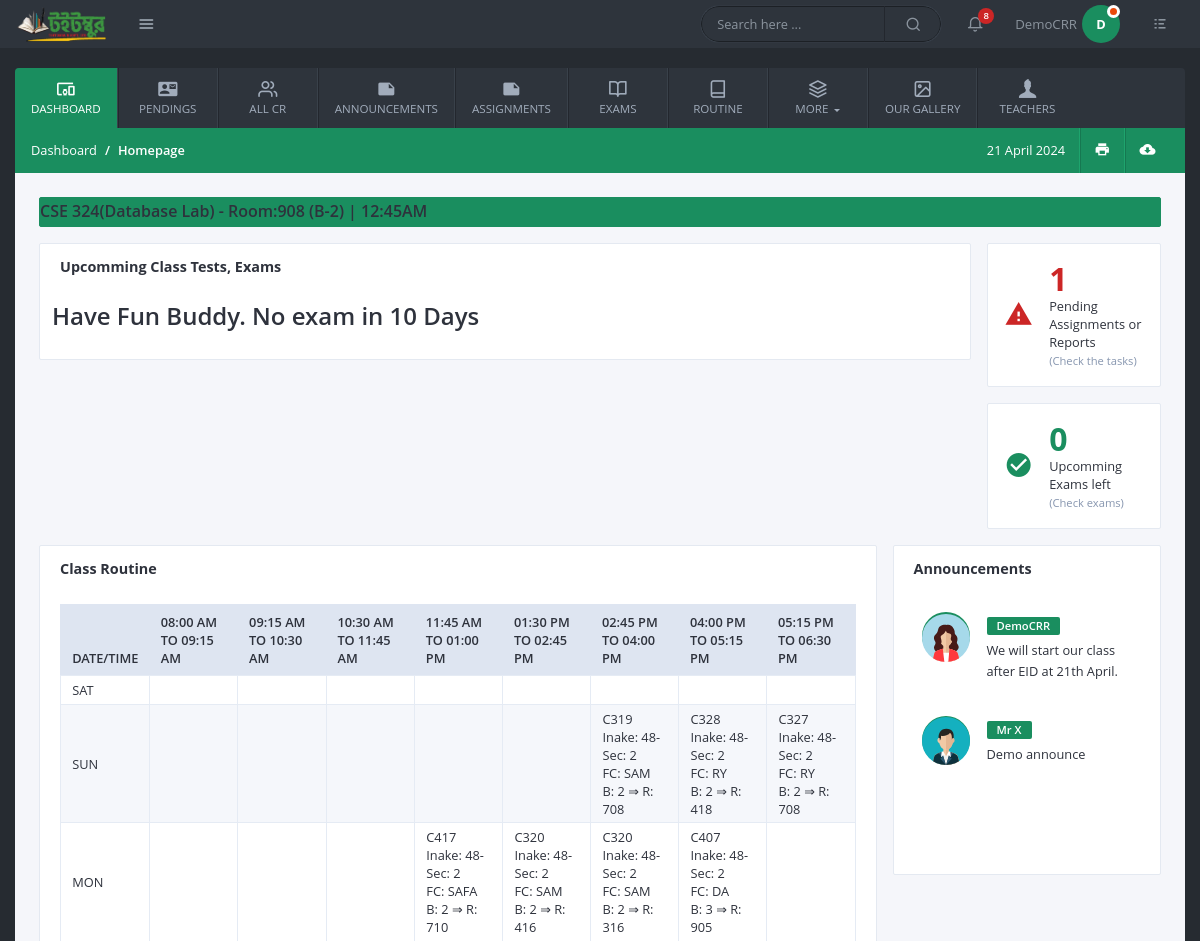
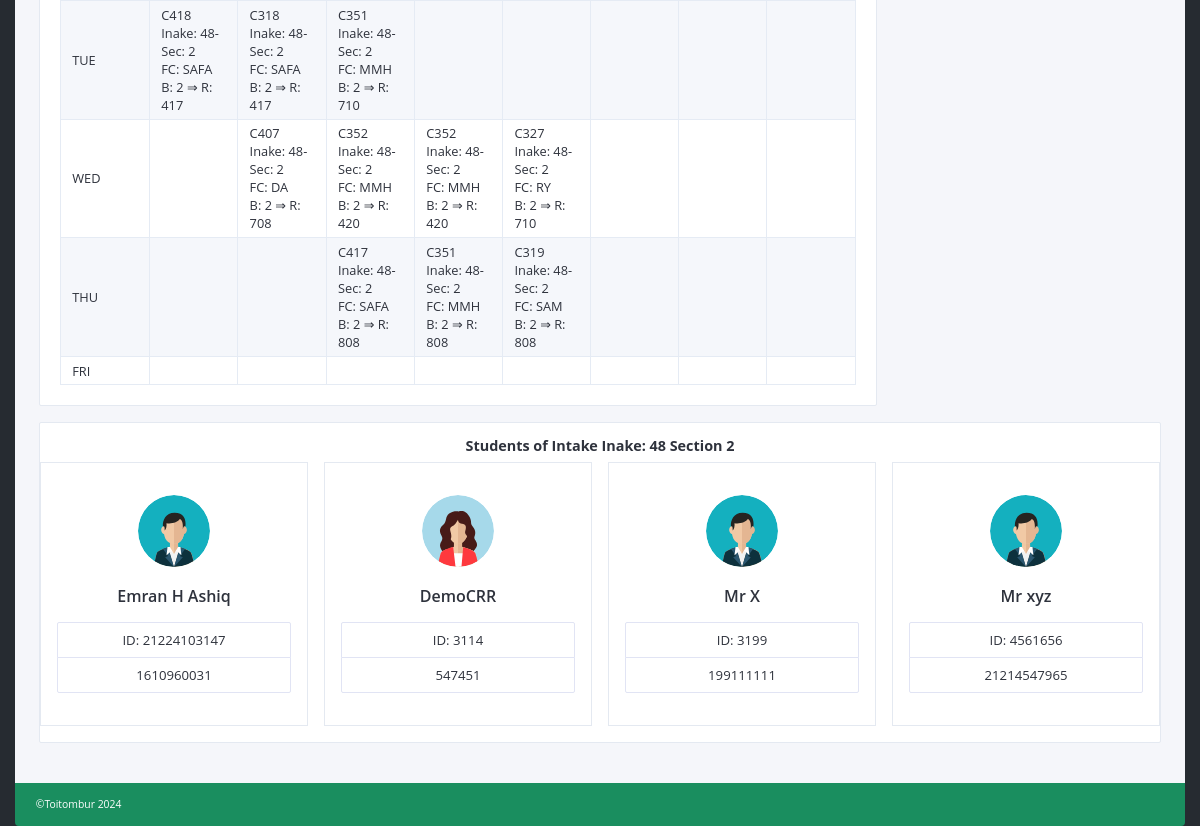
The app's page / (signed in) with its own data (2 pictures, top to bottom).
### users/models.py (models this page shows, shortened)
class User(AbstractBaseUser, PermissionsMixin):
    email = models. EmailField (unique=True, null=False)
    is_staff = models.BooleanField(
        gettext_lazy('I am staff'),
        default=False,
    help_text = gettext_lazy('If the user is admin stuff of this site then can see admin panel')
    )
    is_active = models.BooleanField(
        gettext_lazy('account active'),
        default=True,
        help_text=gettext_lazy('A user should be treated as active. Admin can unselect this instead of deleting accounts')
    )
    ROLE_CHOICES = (
        ('admin', 'admin'),
        ('student', 'student'),
        ('teacher', 'teacher'),
        ('cr', 'cr'),
    )
    role = models.CharField(
        max_length=20,
        choices=ROLE_CHOICES,
        default='admin',
    )
    USERNAME_FIELD = 'email'
    objects = MyCustomManager()

class CommonBaseModel(models.Model):
    uid = models.UUIDField(primary_key=True, default= uuid.uuid4, editable=False)
    created_at = models.DateTimeField(auto_now_add=True)
    updated_at = models.DateTimeField(auto_now=True)
    class Meta:
        abstract = True

class Profile(CommonBaseModel):
    user = models.OneToOneField(User, on_delete=models.CASCADE, related_name='profile')
    is_approved = models.BooleanField(default=False)
    details_filled = models.BooleanField(default=False)

class CommonProfileModel(models.Model):
    uid = models.UUIDField(primary_key=True, default= uuid.uuid4, editable=False)
    account = models.OneToOneField(Profile, on_delete=models.CASCADE)
    created_at = models.DateTimeField(auto_now_add=True)
    updated_at = models.DateTimeField(auto_now=True)
    personal_id = models.CharField(unique=True, max_length=150)
    gender = models.CharField( max_length=50, choices=GENDERS, blank=True,null=True)
    image = models.FileField(upload_to="Profile_Pictures", null=True, blank=True)
    class Meta:
        abstract = True

class Student(CommonProfileModel):
    name = models.CharField(max_length=350)
    intake = models.ForeignKey(Intakes, on_delete=models.CASCADE)
    section = models.ForeignKey(Sections, on_delete=models.CASCADE)
    department = models.ForeignKey(Departments, on_delete=models.CASCADE)
    shift = models.CharField(max_length=50, choices= [("Day","day"), ("Evening", "evening")])
    is_class_cr = models.BooleanField(default=False)
    contact_number = models.PositiveIntegerField(null=True, blank=True)
    facebook_profile = models.CharField( max_length=500, null=True, blank=True)
    def __str__(self):
        return self.name

class Intakes(CommonBaseModel):
    intake = models.PositiveIntegerField()
    def __str__(self):
        return f"Inake: {self.intake}"

class Sections(CommonBaseModel):
    name = models.CharField(max_length=50)
    section = models.PositiveIntegerField()
    def __str__(self):
        return f"Sec: {self.section}"

### common/models.py (models this page shows, shortened)
class CommonBaseModel(models.Model):
    uid = models.UUIDField(primary_key=True, default= uuid.uuid4, editable=False)
    created_at = models.DateTimeField(auto_now_add=True)
    updated_at = models.DateTimeField(auto_now=True)

class ClassRoutine(CommonBaseModel):
    day = models.CharField( max_length=5, choices=DAYS)
    time = models.CharField( max_length=100, choices=TIMES)
    course_code = models.CharField( max_length=8)
    faculty_short_name = models.CharField(max_length=5)
    building = models.PositiveIntegerField()
    room = models.PositiveIntegerField()
    intake = models.ForeignKey(Intakes, on_delete=models.CASCADE)
    department = models.ForeignKey(Departments, on_delete=models.CASCADE)
    section = models.ForeignKey(Sections, on_delete=models.CASCADE)
    class Meta:
        unique_together = (('day', 'time', 'intake', 'department', 'section'),)

class Announcements(CommonBaseModel):
    announcement = models.CharField(max_length=500)
    image = models.ImageField(upload_to="Announcements", null=True, blank=True)
    file = models.FileField(upload_to="Announcements", null=True, blank=True)
    who_posted = models.ForeignKey(Student, on_delete=models.CASCADE)
    intake = models.ForeignKey(Intakes, on_delete=models.CASCADE)
    department = models.ForeignKey(Departments, on_delete=models.CASCADE)
    section = models.ForeignKey(Sections, on_delete=models.CASCADE)

### common/extra_code.py (the view)
        def warper_function(request, *args, **kwargs):
            profile = request.user.profile
            if profile.details_filled:
                if profile.is_approved:
                    if request.user.role in allowed_role:
                        return view_function(request, *args, **kwargs)
                    else:
                        return HttpResponse("WHO ARE YOU ? Not authorized person.")
                else:
                    return render(request,"pages/waiting.html")
            else:
                return redirect("last_step_of_register")

### templates/pages/index.html (shortened to what this page needs)
{% extends "base/base.html" %}
{% load static %}
{% block content %}
<div class="row gutters mt-0">
    <div class="col-12 mt-0">
        <div class="card highlight pt-1">
            <marquee ><h5>CSE 324(Database Lab) - Room:908 (B-2) | 12:45AM</h5></marquee>
        </div>
    </div>
</div>
<div class="row gutters">
    <div class="col-xl-10 col-lg-12 col-md-12 col-sm-12 col-12">
        <div class="card">
            <div class="card-header">
                <div class="card-title">Upcomming Class Tests, Exams</div>
            </div>
            <div class="card-body">
                <div class="row gutters">
                    {% if exams %}
                    {% for exam in exams %}
                    <div class="col-xl-2 col-lg-4 col-md-4 col-sm-4 col-12">
                        <div class="goal-card">
                            <h5>{{exam.course_name | truncatechars:"14"}}</h5>
                            <p class="percentage">{{exam.date}}</p>
                            <h4>{{exam.course_code}}</h4>
                        </div>
                    </div>
                    {% endfor %}
                    {% else %}
                    <h3>Have Fun Buddy. No exam in 10 Days</h3>
                    {% endif %}
                </div>
            </div>
        </div>
    </div>
    <div class="col-xl-2 col-lg-6 col-md-6 col-sm-6 col-12">
        <div class="risks-block high h-117">
            <i class="icon-warning1"></i>
            <div class="risk-details">
                <h2>{{remain_task}}</h2>
                <p>Pending Assignments or Reports<span>(Check the tasks)</span></p>
            </div>
        </div>
        <div class="risks-block low h-117">
            <i class="icon-{% if exams.count > 0 %}warning1{% else %}check_circle{% endif %}"></i>
            <div class="risk-details">
                <h2>{{exams.count}}</h2>
                <p>Upcomming Exams left<span>(Check exams)</span></p>
            </div>
        </div>
    </div>
</div>
<div class="row gutters">
    <div class="col-xl-9 col-lg-4 col-md-12 col-sm-12 col-12">
        {% include "pages/only_routine.html" %}
    </div>
    <div class="col-xl-3 col-lg-4 col-md-12 col-sm-12 col-12">
        <div class="card">
            <div class="card-header">
                <div class="card-title">Announcements</div>
            </div>
            <div class="card-body">
                <div class="customScroll5">
                    <ul class="user-messages">
                        {% for announce in announcements %}
                        <li class="clearfix bg-for-you rounded p-2">
                            <div class="customer"><img src="{{announce.who_posted.image.url}}" alt="pic"></div>
                            <div class="delivery-details ">
                                <span class="badge badge-primary">{{announce.who_posted}}</span>
                                <p>{{announce.announcement}}</p>
                            </div>
                        </li>
                        {% endfor %}
                    </ul>
                </div>
            </div>
        </div>
    </div>
</div>
<div class="card">
    <div class="card-header">
        <div class="card-title text-center">Students of Intake {{students.0.intake}} Section {{students.0.section.section}} </div>
    </div>
    <div class="row gutters">
        {% for student in students %}
        <div class="col-xl-3 col-lg-3 col-md-3 col-sm-4 col-12">
            <figure class="user-card">
                <figcaption>
                    <img src="{{student.image.url}}" alt="profile pic" class="profile">
                    <h5>{{student.name}}</h5>
                    <ul class="list-group">
                        <li class="list-group-item">ID: {{student.personal_id}}</li>
                        <li class="list-group-item">{{student.contact_number}}</li>
                    </ul>
                </figcaption>
            </figure>
        </div>
        {% endfor %}
    </div>
</div>
{% endblock content %}

### templates/base/base.html (shortened to what this page needs)
{% load static %}
<!doctype html>
<html lang="en">
	<head>
		<link rel="stylesheet" href="{% static "css/bootstrap.min.css" %}">
		<link rel="stylesheet" href="{% static "fonts/style.css" %}">
		<link rel="stylesheet" href="{% static "css/main.css" %}">
		<link rel="stylesheet" href="{% static "vendor/daterange/daterange.css" %}">
	</head>
	<body>
		<header class="header">
			<div class="logo-wrapper">
				<a href="{% url "homepage" %}" class="logo">
					<img src="{% static "img/toitombur.png" %}" alt="Dashboard" />
				</a>
				<a href="#" class="quick-links-btn" data-toggle="tooltip" data-placement="right" title="" data-original-title="Quick Links">
					<i class="icon-menu1"></i>
				</a>
			</div>
			<div class="header-items">
				<div class="custom-search">
					<input type="text" class="search-query" placeholder="Search here ...">
					<i class="icon-search1"></i>
				</div>
				<ul class="header-actions">
					<li class="dropdown">
						<a href="#" id="notifications" data-toggle="dropdown" aria-haspopup="true">
							<i class="icon-bell"></i>
							<span class="count-label">8</span>
						</a>
					</li>
					<li class="dropdown">
						<a href="#" id="userSettings" class="user-settings" data-toggle="dropdown" aria-haspopup="true">
							{% if user.role == "student" or user.role == "cr" %}
							<span class="user-name">{{user.profile.student.name}}</span>
							<span class="avatar"> {{ user.profile.student.name|slice:"0:1" }}<span class="status busy"></span></span>
							{% elif user.role == "teacher" %}
							<span class="user-name">{{user.profile.teacher.name}}</span>
							<span class="avatar"> {{ user.profile.teacher.name|slice:"0:1" }}<span class="status busy"></span></span>
							{% endif %}
						</a>
					</li>
					<li>
						<a href="#" class="quick-settings-btn" data-toggle="tooltip" data-placement="left" title="" data-original-title="Quick Settings">
							<i class="icon-list"></i>
						</a>
					</li>
				</ul>
			</div>
		</header>
		<div class="container-fluid">
			{% url "pendings" as p1x %}
			{% url "add_routine" as r1x %}
			<nav class="navbar navbar-expand-lg custom-navbar">
				<div class="collapse navbar-collapse" id="KamlaActiveNavbar">
					<ul class="navbar-nav">
						<li class="nav-item ">
							<a class="nav-link {% if request.path == '/' %}active-page{% endif %}" href="{% url "homepage" %}">
							  <i class="icon-devices_other nav-icon"></i>
							  Dashboard
							</a>
						  </li>
						  {% if user.role == 'admin' or user.role == 'cr' %}
						  <li class="nav-item">
							<a class="nav-link {% if request.path == p1x %}active-page{% endif %}" href="{% url "pendings" %}">
							  <i class="icon-contact_mail nav-icon"></i>
							  Pendings
							</a>
						  </li>
						  {% endif %}
						<li class="nav-item">
							<a class="nav-link {% if request.path == '/all-cr-of-each-intakes/' %}active-page{% endif %} " href="{% url "all_cr" %}" >
								<i class="icon-users nav-icon"></i>
								All CR
							</a>
						</li>
						<li class="nav-item">
							<a class="nav-link {% if request.path == '/all-announcements/' %}active-page{% endif %}" href="{% url "all_announcement" %}" >
								<i class="icon-note nav-icon"></i>
								Announcements
							</a>
						</li>
						<li class="nav-item">
							<a class="nav-link {% if request.path == '/all-assignments/' %}active-page{% endif %}" href="{% url "assignments" %}" >
								<i class="icon-note nav-icon"></i>
								Assignments
							</a>
						</li>
						<li class="nav-item">
							<a class="nav-link {% if request.path == '/exams/' %}active-page{% endif %}" href="{% url "exams" %}" >
								<i class="icon-book-open nav-icon"></i>
								Exams
							</a>
						</li>
						<li class="nav-item">
							<a class="nav-link {% if request.path == r1x %}active-page{% endif %}" href="{% url "add_routine" %}">
							  <i class="icon-book nav-icon"></i>
							  Routine
							</a>
						</li>
						<li class="nav-item dropdown">
							<a class="nav-link dropdown-toggle" href="#" id="dashboardsDropdown" role="button" data-toggle="dropdown" aria-haspopup="true" aria-expanded="false">
								<i class="icon-layers2 nav-icon"></i>
								More
							</a>
						</li>
						<li class="nav-item">
							<a class="nav-link" href="#" >
								<i class="icon-image nav-icon"></i>
								Our Gallery
							</a>
						</li>
						<li class="nav-item">
							<a class="nav-link" href="#" >
								<i class="icon-user nav-icon"></i>
								Teachers
							</a>
						</li>
					</ul>
				</div>
			</nav>
			<div class="main-container">
				<div class="page-header">
					<ol class="breadcrumb">
						<li class="breadcrumb-item">Dashboard</li>
						<li class="breadcrumb-item active">Homepage</li>
					</ol>
					<ul class="app-actions">
						<li>
							<a href="#" id="">
								<icon id="currentDate"></icon>
							</a>
						</li>
						<li>
							<a href="#" data-toggle="tooltip" data-placement="top" title="" data-original-title="Print">
								<i class="icon-print"></i>
							</a>
						</li>
						<li>
							<a href="#" data-toggle="tooltip" data-placement="top" title="" data-original-title="Download CSV">
								<i class="icon-cloud_download"></i>
							</a>
						</li>
					</ul>
				</div>
				<div class="content-wrapper">
					{% block content %}{% endblock content %}
				</div>
			</div>
			<footer class="main-footer">©Toitombur 2024</footer>
		</div>
	</body>
</html>

### templates/pages/only_routine.html
<div class="card">
    <div class="card-header">
        <div class="card-title">Class Routine</div>
    </div>
    <div class="card-body">
        <div class="table-responsive">
            <table class="table custom-table table-sm m-0">
                <thead>
                    <tr>
                        <th>Date/Time</th>
                        <th>08:00 AM to 09:15 AM</th>
                        <th>09:15 AM to 10:30 AM</th>
                        <th>10:30 AM to 11:45 AM</th>
                        <th>11:45 AM to 01:00 PM</th>
                        <th>01:30 PM to 02:45 PM</th>
                        <th>02:45 PM to 04:00 PM</th>
                        <th>04:00 PM to 05:15 PM</th>
                        <th>05:15 PM to 06:30 PM</th>
                    </tr>
                </thead>
                <tbody>
                    {% for data in routine.items %}
                    <tr>
                        <td>{{data.0}}</td>
                        {% for val in data.1 %}
                        <td>
                            {% if val %}
                            {{val.course_code}} <br>
                            {{val.intake}}-{{val.section}} <br>
                            FC: {{val.faculty_short_name}} <br>
                            B: {{val.building}} ⇒ R: {{val.room}}
                            {% endif %}
                        </td>
                        {% endfor %}
                    </tr>
                    {% endfor %}
                </tbody>
            </table>
        </div>
    </div>
</div>

### records on screen
User: profile.student.name "DemoCRR", profile.student.name "D"
ClassRoutine: course_code "C319", intake "Inake: 48", section "Sec: 2", faculty_short_name "SAM", building "2", room "708"
ClassRoutine: course_code "C328", intake "Inake: 48", section "Sec: 2", faculty_short_name "RY", building "2", room "418"
ClassRoutine: course_code "C327", intake "Inake: 48", section "Sec: 2", faculty_short_name "RY", building "2", room "708"
ClassRoutine: course_code "C417", intake "Inake: 48", section "Sec: 2", faculty_short_name "SAFA", building "2", room "710"
ClassRoutine: course_code "C320", intake "Inake: 48", section "Sec: 2", faculty_short_name "SAM", building "2", room "416"
ClassRoutine: course_code "C320", intake "Inake: 48", section "Sec: 2", faculty_short_name "SAM", building "2", room "316"
ClassRoutine: course_code "C407", intake "Inake: 48", section "Sec: 2", faculty_short_name "DA", building "3", room "905"
ClassRoutine: course_code "C418", intake "Inake: 48", section "Sec: 2", faculty_short_name "SAFA", building "2", room "417"
ClassRoutine: course_code "C318", intake "Inake: 48", section "Sec: 2", faculty_short_name "SAFA", building "2", room "417"
ClassRoutine: course_code "C351", intake "Inake: 48", section "Sec: 2", faculty_short_name "MMH", building "2", room "710"
ClassRoutine: course_code "C407", intake "Inake: 48", section "Sec: 2", faculty_short_name "DA", building "2", room "708"
ClassRoutine: course_code "C352", intake "Inake: 48", section "Sec: 2", faculty_short_name "MMH", building "2", room "420"
ClassRoutine: course_code "C352", intake "Inake: 48", section "Sec: 2", faculty_short_name "MMH", building "2", room "420"
ClassRoutine: course_code "C327", intake "Inake: 48", section "Sec: 2", faculty_short_name "RY", building "2", room "710"
ClassRoutine: course_code "C417", intake "Inake: 48", section "Sec: 2", faculty_short_name "SAFA", building "2", room "808"
ClassRoutine: course_code "C351", intake "Inake: 48", section "Sec: 2", faculty_short_name "MMH", building "2", room "808"
ClassRoutine: course_code "C319", intake "Inake: 48", section "Sec: 2", faculty_short_name "SAM", building "2", room "808"
Announcements: who_posted.image (picture), who_posted "DemoCRR", announcement "We will start our class after EID at 21th April."
Announcements: who_posted.image (picture), who_posted "Mr X", announcement "Demo announce"
Student: intake.intake "Inake: 48", section.section "2", image (picture), name "Emran H Ashiq", personal_id "21224103147", contact_number "1610960031"
Student: image (picture), name "DemoCRR", personal_id "3114", contact_number "547451"
Student: image (picture), name "Mr X", personal_id "3199", contact_number "199111111"
Student: image (picture), name "Mr xyz", personal_id "4561656", contact_number "21214547965"

### other values on screen
{{ remain_task }} "1"
{{ exams.count }} "0"
{{ data.0 }} "SAT" "SUN" "MON" "TUE" "WED" "THU" "FRI"
